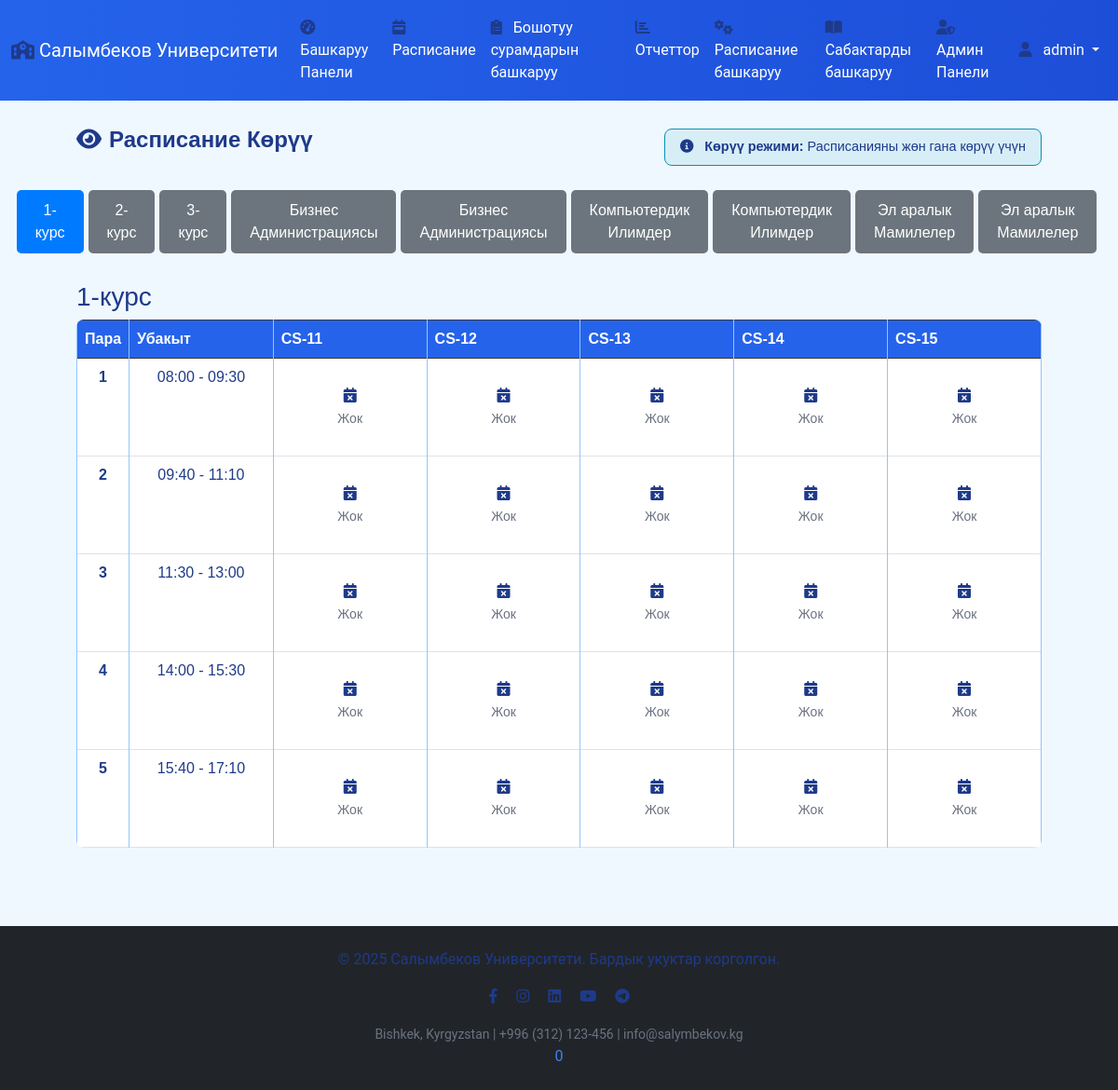
/ky/schedule/edit/ (signed in), run on the app's committed database.
### core/models.py (models this page shows, shortened)
class Course(models.Model):
    name = models.CharField(max_length=100)
    year = models.IntegerField()
    faculty = models.CharField(max_length=100, blank=True, null=True)  # Факультет
    class Meta:
        ordering = ['year', 'name']

class Group(models.Model):
    name = models.CharField(max_length=100)
    course = models.ForeignKey(Course, on_delete=models.CASCADE, default=1)
    capacity = models.IntegerField(default=25)  # Группадагы студенттердин саны
    class Meta:
        ordering = ['course__year', 'name']

### core/views.py (the view)
# urls.py: path('schedule/edit/', views.schedule_edit, name='schedule_edit'),
@login_required
@login_required
def schedule_edit(request):
    profile = UserProfile.objects.get(user=request.user)
    if profile.role not in ['MANAGER', 'ADMIN']:
        messages.error(request, _('This function is for managers and administrators only.'))
        return redirect('dashboard')
    schedules = Schedule.objects.all()  # Бардык расписаниелер
    courses = Course.objects.all()
    periods = []
    times = [
        ('08:00', '09:30'),
        ('09:40', '11:10'),
        ('11:30', '13:00'),
        ('14:00', '15:30'),
        ('15:40', '17:10')
    ]
    for i, (start, end) in enumerate(times, 1):
        from datetime import datetime
        start_time = datetime.strptime(start, '%H:%M').time()
        end_time = datetime.strptime(end, '%H:%M').time()
        periods.append({
            'period': i,
            'start_time': start_time,
            'end_time': end_time
        })
    context = {
        'courses': courses,
        'active_course': courses.first() if courses.exists() else None,
        'periods': periods,
        'schedules': schedules,
        'view_only': True,  # Көрүү режими белгиси
    }
    return render(request, 'schedule_edit.html', context)

### attendance_system/context_processors.py (called while the page is built)
def site_config(request):
    try:
        return {
            'SITE_NAME': getattr(settings, 'SITE_NAME', 'Salymbekov University'),
            'UNIVERSITY_INFO': getattr(settings, 'UNIVERSITY_INFO', {}),
            'SYSTEM_CONFIG': getattr(settings, 'SYSTEM_CONFIG', {}),
            'LANGUAGE_CONFIG': getattr(settings, 'LANGUAGE_CONFIG', {}),
            'THEME_CONFIG': getattr(settings, 'THEME_CONFIG', {}),
            'ACADEMIC_CONFIG': getattr(settings, 'ACADEMIC_CONFIG', {}),
            'SOCIAL_MEDIA': getattr(settings, 'SOCIAL_MEDIA', {}),
            'FOOTER_CONFIG': getattr(settings, 'FOOTER_CONFIG', {}),
        }
    except Exception as e:
        return {
            'SITE_NAME': 'Salymbekov University',
            'UNIVERSITY_INFO': {'name': 'Salymbekov University'},
            'SYSTEM_CONFIG': {'version': '1.0.0'},
        }

### core/templatetags/schedule_filters.py (called while the page is built, shortened)
@register.filter
def filter_schedule(schedules, args):
    try:
        if isinstance(args, str) and ',' in args:
            group_id, period = args.split(',')
        else:
            return None
    except (ValueError, AttributeError, TypeError, IndexError):
        return None

### templates/schedule_edit.html (shortened to what this page needs)
{% extends 'base.html' %}
{% load static %}
{% load schedule_filters %}
{% block content %}
<div class="timetable-container">
    <div class="d-flex justify-content-between align-items-center mb-4">
        <h2 class="timetable-title"><i class="fas fa-eye me-2"></i>Расписание Көрүү</h2>
        <div class="alert alert-info mb-0 py-2 px-3">
            <i class="fas fa-info-circle me-2"></i>
            <strong>Көрүү режими:</strong> Расписанияны жөн гана көрүү үчүн
        </div>
    </div>
    <div class="course-selector">
        {% for course in courses %}
        <button class="course-btn {% if forloop.first %}active-course-btn{% endif %}"
                onclick="showCourseTable({{ course.id }})">
            {{ course.name }}
        </button>
        {% endfor %}
    </div>
    {% for course in courses %}
    <div id="course-{{ course.id }}" class="course-table" style="display: {% if forloop.first %}block{% else %}none{% endif %}">
        <h3>{{ course.name }}</h3>
        <div class="table-responsive">
            <table class="table table-bordered table-hover view-only-table">
                <thead class="table-dark">
                    <tr>
                        <th width="5%">Пара</th>
                        <th width="15%">Убакыт</th>
                        {% for group in course.group_set.all %}
                        <th width="{% widthratio 80 course.group_set.all|length 1 %}%">{{ group.name }}</th>
                        {% endfor %}
                    </tr>
                </thead>
                <tbody>
                    {% for period in periods %}
                    <tr>
                        <td class="text-center fw-bold">{{ forloop.counter }}</td>
                        <td class="text-center">{{ period.start_time|time:"H:i" }} - {{ period.end_time|time:"H:i" }}</td>
                        {% for group in course.group_set.all %}
                        <td class="schedule-cell">
                            {% with schedule=schedules|filter_schedule:group.id|add:','|add:forloop.counter %}
                            {% if schedule %}
                            <div class="schedule-info">
                                <div class="subject-name text-primary fw-bold">
                                    <i class="fas fa-book me-1"></i>{{ schedule.subject.subject_name|default:"Сабак аты жок" }}
                                </div>
                                <div class="teacher-name text-success">
                                    <i class="fas fa-user-tie me-1"></i>{{ schedule.subject.teacher.name|default:"Мугалим жок" }}
                                </div>
                                <div class="room-info text-info">
                                    <i class="fas fa-door-open me-1"></i>{{ schedule.room|default:"Кабинет жок" }}
                                </div>
                            </div>
                            {% else %}
                            <div class="no-schedule text-muted text-center">
                                <i class="fas fa-calendar-times"></i><br>
                                <small>Жок</small>
                            </div>
                            {% endif %}
                            {% endwith %}
                        </td>
                        {% endfor %}
                    </tr>
                    {% endfor %}
                </tbody>
            </table>
        </div>
    </div>
    {% endfor %}
</div>
{% endblock %}

### templates/base.html (shortened to what this page needs)
{% load static %}
{% load i18n %}
<!DOCTYPE html>
<html lang="{% get_current_language as LANGUAGE_CODE %}{{ LANGUAGE_CODE }}">
<head>
    <link href="https://cdn.jsdelivr.net/npm/bootstrap@5.3.0/dist/css/bootstrap.min.css" rel="stylesheet" />
    <link rel="stylesheet" href="{% static 'css/style.css' %}" />
    <link rel="stylesheet" href="https://cdnjs.cloudflare.com/ajax/libs/font-awesome/6.0.0-beta3/css/all.min.css" />
</head>
<body>
    <nav class="navbar navbar-expand-lg navbar-dark bg-primary fixed-top" style="width: 100%;">
        <div class="container-fluid">
            <a class="navbar-brand" href="{% url 'home' %}">
                <i class="fas fa-school"></i>
                {% get_current_language as LANGUAGE_CODE %}
                {% if LANGUAGE_CODE == 'ky' %}{{ UNIVERSITY_INFO.name_ky }}
                {% elif LANGUAGE_CODE == 'ru' %}{{ UNIVERSITY_INFO.name_ru }}
                {% else %}{{ UNIVERSITY_INFO.name_en }}{% endif %}
            </a>
            <div class="collapse navbar-collapse" id="navbarNav">
                <ul class="navbar-nav me-auto mb-2 mb-lg-0">
                    {% if user.is_authenticated %}
                    <li class="nav-item">
                        <a class="nav-link" href="{% url 'dashboard' %}"><i class="fas fa-tachometer-alt"></i> {% trans "Dashboard" %}</a>
                    </li>
                    {% if user.userprofile.role == 'STUDENT' %}
                    <li class="nav-item">
                        <a class="nav-link" href="{% url 'student_schedule' %}"><i class="fas fa-calendar-week"></i> {% trans "My Schedule" %}</a>
                    </li>
                    {% else %}
                    <li class="nav-item">
                        <a class="nav-link" href="{% url 'universal_schedule' %}"><i class="fas fa-calendar-week"></i> {% trans "Schedule" %}</a>
                    </li>
                    {% endif %}
                    {% if user.userprofile.role in 'ADMIN,MANAGER,TEACHER' %}
                    <li class="nav-item">
                        <a class="nav-link" href="{% url 'manage_leave_requests' %}"><i class="fas fa-clipboard-list"></i> {% trans "Manage Leave Requests" %}</a>
                    </li>
                    {% endif %}
                    {% if user.userprofile.role in 'ADMIN,MANAGER' %}
                    <li class="nav-item">
                        <a class="nav-link" href="{% url 'report' %}"><i class="fas fa-chart-bar"></i> {% trans "Reports" %}</a>
                    </li>
                    <li class="nav-item">
                        <a class="nav-link" href="{% url 'manage_schedule' %}"><i class="fas fa-cogs"></i> {% trans "Manage Schedule" %}</a>
                    </li>
                    <li class="nav-item">
                        <a class="nav-link" href="{% url 'manage_subjects' %}"><i class="fas fa-book-open"></i> {% trans "Manage Subjects" %}</a>
                    </li>
                    {% endif %}
                    {% if user.userprofile.role == 'ADMIN' %}
                    <li class="nav-item">
                        <a class="nav-link" href="{% url 'admin:index' %}"><i class="fas fa-user-shield"></i> {% trans "Admin Panel" %}</a>
                    </li>
                    {% endif %}
                    {% endif %}
                </ul>
                {% if user.is_authenticated %}
                <ul class="navbar-nav ms-auto">
                    <li class="nav-item dropdown">
                        <a class="nav-link dropdown-toggle" href="#" id="userDropdown" role="button" data-bs-toggle="dropdown" aria-expanded="false">
                            <i class="fas fa-user"></i> {{ user.username }}
                        </a>
                    </li>
                </ul>
                {% endif %}
            </div>
        </div>
    </nav>
    <div class="container mt-5 pt-5" style="min-height: 68vh    ;">
        {% block content %}
        {% endblock %}
    </div>
    <footer class="bg-dark text-light text-center py-4 mt-5" style="width: 100%;">
        <div class="container">
            <p>
                {% get_current_language as LANGUAGE_CODE %}
                {% if LANGUAGE_CODE == 'ky' %}{{ FOOTER_CONFIG.copyright_text }}
                {% elif LANGUAGE_CODE == 'ru' %}{{ FOOTER_CONFIG.copyright_text_ru }}
                {% else %}{{ FOOTER_CONFIG.copyright_text_en }}{% endif %}
            </p>
            {% if FOOTER_CONFIG.show_social_links and SOCIAL_MEDIA %}
            <p>
                {% if SOCIAL_MEDIA.facebook %}<a href="{{ SOCIAL_MEDIA.facebook }}" class="text-light me-3" target="_blank"><i class="fab fa-facebook-f"></i></a>{% endif %}
                {% if SOCIAL_MEDIA.instagram %}<a href="{{ SOCIAL_MEDIA.instagram }}" class="text-light me-3" target="_blank"><i class="fab fa-instagram"></i></a>{% endif %}
                {% if SOCIAL_MEDIA.linkedin %}<a href="{{ SOCIAL_MEDIA.linkedin }}" class="text-light me-3" target="_blank"><i class="fab fa-linkedin"></i></a>{% endif %}
                {% if SOCIAL_MEDIA.youtube %}<a href="{{ SOCIAL_MEDIA.youtube }}" class="text-light me-3" target="_blank"><i class="fab fa-youtube"></i></a>{% endif %}
                {% if SOCIAL_MEDIA.telegram %}<a href="{{ SOCIAL_MEDIA.telegram }}" class="text-light" target="_blank"><i class="fab fa-telegram"></i></a>{% endif %}
            </p>
            {% endif %}
            {% if FOOTER_CONFIG.show_contact_info and UNIVERSITY_INFO %}
            <small class="text-muted">
                {{ UNIVERSITY_INFO.address }} | {{ UNIVERSITY_INFO.phone }} | {{ UNIVERSITY_INFO.email }}
            </small>
            {% endif %}
        </div>0
    </footer>
</body>
</html>

### static/css/style.css (style rules this page uses)
:root { --bg-color: #ffffff; --bg-primary: #f0f8ff; --bg-secondary: #ffffff; --bg-tertiary: #e6f3ff; --secondary-bg: #f0f8ff; --text-color: #1e3a8a; --text-primary: #1e3a8a; --text-secondary: #3b82f6; --text-muted: #6b7280; --border-color: #93c5fd; --primary-color: #2563eb; --primary-hover: #1d4ed8; --primary-hover-color: #1d4ed8; --button-text-color: #ffffff; --success-color: #059669; --danger-color: #dc2626; --warning-color: #d97706; --info-color: #0891b2; --navbar-bg: linear-gradient(90deg, #2563eb, #1d4ed8); --card-shadow: rgba(37, 99, 235, 0.1); --hover-bg: rgba(37, 99, 235, 0.05); --table-hover: #eff6ff; --dropdown-shadow: rgba(37, 99, 235, 0.15); }
body { font-family: 'Roboto', sans-serif; background-color: var(--bg-primary); color: var(--text-primary); transition: background-color 0.3s ease, color 0.3s ease; }
h1, h2, h3, h4, h5, h6 { color: var(--text-primary); }
p, span, div, label, li, a { color: var(--text-primary); }
.text-muted { color: var(--text-muted) !important; }
.navbar.bg-primary { background: var(--navbar-bg) !important; }
.navbar-brand, .navbar-nav .nav-link { color: var(--button-text-color) !important; }
.navbar-nav .nav-link { padding: 10px 15px; font-size: 1rem; transition: background-color 0.3s, color 0.3s; }
.nav-link i { margin-right: 8px; }
.table { background-color: var(--bg-secondary); color: var(--text-primary); border-radius: 8px; overflow: hidden; }
.table th { background-color: var(--primary-color); color: var(--button-text-color); border-color: var(--border-color); }
.table td { background-color: var(--bg-secondary); border-color: var(--border-color); color: var(--text-primary); }
.table tbody tr { background-color: var(--bg-secondary); color: var(--text-primary); }
.alert-info { background-color: rgba(8, 145, 178, 0.1); color: var(--info-color); border: 1px solid var(--info-color); }
.alert { border-radius: 8px; padding: 15px; animation: fadeIn 0.5s ease-in; color: var(--text-primary); }
footer a.text-light { transition: color 0.3s ease; color: var(--text-secondary) !important; }
footer { background-color: var(--bg-secondary); color: var(--text-primary); }
a { color: var(--primary-color); text-decoration: none; }
ul, ol, li { color: var(--text-primary); }
.text-light { color: var(--text-secondary) !important; }
small, .small { color: var(--text-muted); }
strong, b { color: var(--text-primary); }
em, i { color: var(--text-primary); }
footer p { font-size: 1rem; }
.timetable-container { margin: 20px; font-family: Arial, sans-serif; background-color: var(--bg-primary); color: var(--text-primary); padding: 20px; border-radius: 10px; }
.timetable-title { font-size: 1.5em; text-align: center; margin-bottom: 15px; color: var(--text-primary); font-weight: bold; }
.course-selector { display: flex; justify-content: center; margin-bottom: 20px; }
.course-btn { padding: 8px 16px; margin: 0 5px; background-color: var(--secondary-bg); border: 1px solid var(--border-color); cursor: pointer; color: var(--text-color); border-radius: 4px; transition: all 0.3s ease; }
.active-course-btn { background-color: var(--primary-color); color: var(--button-text-color); }
.timetable-container { margin: 20px; font-family: Arial, sans-serif; }
.timetable-title { font-size: 1.5em; text-align: center; margin-bottom: 15px; }
.course-btn { padding: 8px 16px; margin: 0 5px; background-color: #e0e0e0; border: 1px solid #ccc; cursor: pointer; }
.active-course-btn { background-color: #a0a0a0; color: white; }

### templates/schedule_edit.html (style rules this page uses)
.view-only-table { background: #fff; }
.schedule-cell { vertical-align: top; padding: 10px; min-height: 80px; }
.no-schedule { padding: 20px 5px; }
.course-selector .course-btn { margin: 0 5px 10px 0; padding: 10px 20px; background: #6c757d; color: white; border: none; border-radius: 5px; cursor: pointer; transition: all 0.3s; }
.course-selector .active-course-btn { background: #007bff; }
.timetable-container { padding: 20px; }
.alert { font-size: 0.9em; }

### data on the page
Course: name "1-курс", start_time "08:00" "09:40" "11:30" "14:00" "15:40", end_time "09:30" "11:10" "13:00" "15:30" "17:10"
Course: name "2-курс"
Course: name "3-курс"
Course: name "Бизнес Администрациясы"
Course: name "Бизнес Администрациясы"
Course: name "Компьютердик Илимдер"
Course: name "Компьютердик Илимдер"
Course: name "Эл аралык Мамилелер"
Course: name "Эл аралык Мамилелер"
Group: name "CS-11"
Group: name "CS-12"
Group: name "CS-13"
Group: name "CS-14"
Group: name "CS-15"

### other printed values
{{ UNIVERSITY_INFO.name_ky }} "Салымбеков Университети"
{{ user.username }} "admin"
{{ FOOTER_CONFIG.copyright_text }} "© 2025 Салымбеков Университети. Бардык укуктар корголгон."
{{ UNIVERSITY_INFO.address }} "Bishkek, Kyrgyzstan"
{{ UNIVERSITY_INFO.phone }} "+996 (312) 123-456"
{{ UNIVERSITY_INFO.email }} "info@salymbekov.kg"
